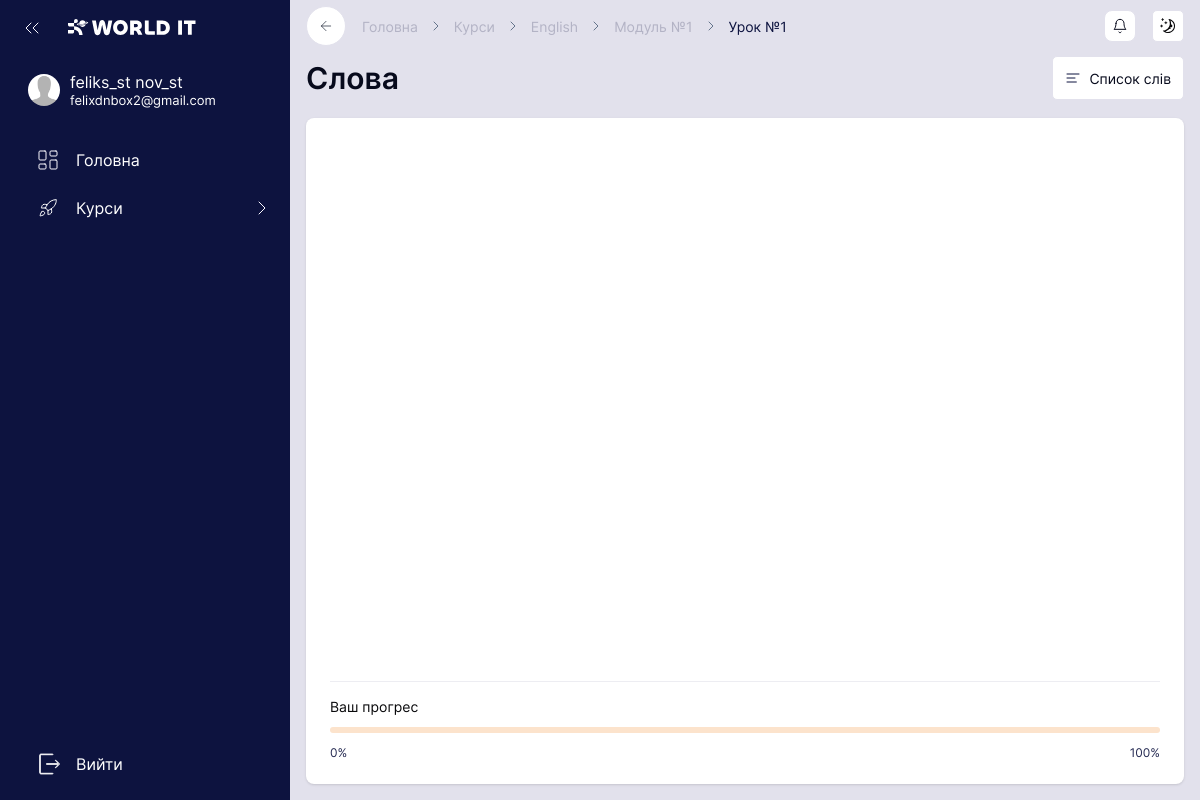
Screenshot of /courses/english/modules/1/lessons/1/tasks/86/ (signed in) with the database file from the repository.
### users/models.py (models this page shows, shortened)
class CustomUser(AbstractUser):
    gender_choices = (
        ('Чоловічий', "Чоловічий"),
        ('Жіночий', 'Жіночий'),
    )
    phone_number = models.CharField(max_length=25, unique=True, null=True, blank=True)
    birth_date = models.DateField(null=True, blank=True)
    city = models.CharField(max_length=60, default=None, null=True, blank=True)
    gender = models.CharField(max_length=10, default=None, null=True, choices=gender_choices)
    first_name_en = models.CharField(max_length=50, blank=True, null=True)
    last_name_en = models.CharField(max_length=50, blank=True, null=True)
    github_url = models.URLField(blank=True, null=True)
    messenger = models.CharField(max_length=255, blank=True, null= True)
    avatar = models.ImageField(upload_to="users/avatars", blank=True, null=True)
    visible_password = models.CharField(max_length=100, default=None, blank=True, null=True)
    @property
    def account_types(self):
        returned_types = []
        if self.is_superuser:
            returned_types.append("admin")
        type_list = ["mentor", "manager", "parent", "student"]
        for type in type_list:
            if hasattr(self, f"profile_{type}"):
                returned_types.append(type)
        return returned_types
    @property
    def full_name(self):
        if self.last_name and self.first_name:
            return f"{self.first_name} {self.last_name}"
        else:
            return self.username

### english/models/english_task.py (models this page shows, shortened)
class EnglishTask(models.Model):
    block_choices = (
        ("lesson", "Основний урок"),
        ("homework", "Домашня практика")
    )
    type_choices = (
        ("words", "Слова"),
        ("sentences", "Речення"),
        ("video", "Відео"),
        ("reading", "Читання"),
    )
    icon_choices = (
        ("history", "Історія"),
        ("text", "Текст"),
        ("test", "Тест"),
        ("theory", "Теорія"),
        ("film", "Фільм"),
        ("audio", "Аудіо"),
    )
    name = models.CharField(max_length=255)
    block = models.CharField(max_length=20, choices=block_choices)
    type = models.CharField(max_length=20, choices=type_choices)
    icon = models.CharField(max_length=20, choices=icon_choices)
    order = models.IntegerField()
    is_available = models.BooleanField(default=True)
    is_active = models.BooleanField(default=True)
    lesson = models.ForeignKey(
        "courses.Lesson",
        related_name="english_tasks",
        on_delete=models.SET_NULL,
        null=True,
    )
    def get_absolute_url(self):
        return reverse(
            "english:english_task",
            kwargs={
                "module_id": self.lesson.module_id,
                "lesson_id": self.lesson_id,
                "pk": self.pk
            }
        )
    class Meta:
        constraints = [
            models.UniqueConstraint(
                fields=["lesson", "block", "order"],
                name="unique_english_task_order_in_block"
            )
        ]

### english/views/task.py (the view, shortened to what this page needs)
@method_decorator(
    required_type(ACCESS_TYPES),
    name="dispatch"
)
class EnglishTaskView(DetailView):
    http_method_names = ["get"]
    template_name = "english/task.html"
    context_object_name = "task"
    def get_queryset(self):
        return EnglishTask.objects.filter(
            lesson__module__course_id=settings.ENGLISH_COURSE_ID,
            lesson__module_id=self.kwargs["module_id"],
            lesson_id=self.kwargs["lesson_id"],
            is_active=True
        ).select_related("lesson__module")
    def get(self, request, *args, **kwargs):
        try:
            self.object = self.get_object()
        except Http404:
            return self._redirect_to_module_or_404()
        if not self._is_staff() and not self._student_can_acess():
            messages.info(request, "Це завдання ще не відкрите.")
            return redirect(self._get_module_url())
        context = self.get_context_data(object=self.object)
        return self.render_to_response(context)
    def _student_can_acess(self) -> bool:
        student = self._get_student()
        return student is not None and EnglishTaskService(self.object).can_access(student)
    def get_context_data(self, **kwargs):
        context = super().get_context_data(**kwargs)
        has_steps = EnglishTaskService(self.object).has_steps()
        context.update(
            can_import=self._is_staff() and not has_steps,
            can_edit_words=self._is_staff(),
            content_component=self._get_content_component(has_steps=has_steps),
            header_links=self._get_header_links(),
            can_open_words_list=has_steps and self.object.type == "words",
        )
        return context
    def _get_header_links(self) -> list[tuple]:
        lesson: Lesson = self.object.lesson
        module: Module = lesson.module
        return [
            ("Курси", "all_courses"),
            ("English", "english:all_english_modules"),
            (
                f"Модуль №{module.pk}",
                reverse("english:english_module", args=[module.pk])
            ), # вместо module_pk должен быть order_number. Но его, на данный момент, нету в модели Module
            (
                f"Урок №{lesson.pk}",
                self.object.get_absolute_url()
            )
        ]
    def _get_content_component(self, has_steps: bool) -> str:
        if self._is_staff():
            component = "run" if has_steps else "import_csv"
        else:
            component = "run" if has_steps else "empty"
        return f"english/components/task/{component}.html"
    def _is_staff(self) -> bool:
        account_types = self.request.user.account_types
        for staff_type in STAFF_TYPES:
            if staff_type in account_types:
                return True
        return False
    def _get_student(self):
        return getattr(self.request.user, "profile_student", None)

### english/templates/english/task.html (shortened to what this page needs)
{% extends 'base_cabinet.html' %}
{% load static %}
{% block links %}
{{ block.super }}
    <link rel="stylesheet" href="{% static 'english/css/task.css' %}">
    <link rel="stylesheet" href="{% static 'english/css/components/message_modal.css' %}">
    <link rel="stylesheet" href="{% static 'english/css/components/task/import_csv.css' %}">
    <link rel="stylesheet" href="{% static 'english/css/components/task/upload_csv_modal.css' %}">
    <link rel="stylesheet" href="{% static 'english/css/components/task/run.css' %}">
    <link rel="stylesheet" href="{% static 'english/css/components/task/words_panel.css' %}">
    <link rel="stylesheet" href="{% static 'english/css/components/task/steps/question.css' %}">
{% endblock %}
{% block main %}
    <div class="task-page-header page-title">
        <h2>
            {% if task %}
                {{ task.get_type_display }}
            {% else %}
                Завдання
            {% endif %}
        </h2>
        {% if can_open_words_list %}
            <button type="button" class="button words-list-button" id="openWordsPanelButton">
                <img src="{% static 'english/img/action_icons/Component 16.svg' %}" alt="list">
                Список слів
            </button>
        {% endif %}
    </div>
    <div class="card-container">
        <div class="card">
            {% include content_component %}
        </div>
    </div>
{% endblock %}

### templates/base_cabinet.html (shortened to what this page needs)
{% extends 'base.html' %}
{% load static %}
{% load menu_tags %}
{% block links %}
    <link rel="stylesheet" href="{% static 'css/sidebar.css' %}">
    <link rel="stylesheet" href="{% static 'css/cabinet.css' %}">
    <link rel="stylesheet" href="{% static 'css/sidebar_mobile.css' %}">
{% endblock %}
{% block menu %}
    <aside>
        <div id="mainLinks">
            <div id="headerMenu">
                <img src="{% static 'img/sideBar/icons/back.svg' %}" alt="" id="collapseMenu">
                <div id="logoBlock">
                    <img src="{% static 'img/sideBar/logo.svg' %}" alt="">
                </div>
            </div>
            {% if user.is_authenticated %}
                <div id="userMenu">
                    {% if user.avatar %}
                        <img src="{{ user.avatar.url }}" alt="">
                    {% else %}
                        <img src="{% static 'img/sideBar/anonim.png' %}" alt="">
                    {% endif %}
                    <span>
                        <h5>{{ user.full_name }}</h5>
                        <p>{{ user.email }}</p>
                    </span>
                </div>
            {% endif %}
            <nav>
                {% get_sidebar as sidebar %}
                {% for data in sidebar %}
                    <a href="{{ data.link }}" class="menu-item {% if data.active %}selected-item{% endif %}">
                        <img src="{{ data.img }}" alt="">
                        <p>{{ data.title }}</p>
                        {% if data.sub_items %} <img class="open-menu-btn {% if data.active %}select-open-menu{% endif %}" src="{% static 'img/sideBar/icons/open.svg' %}" alt=""> {% endif %}
                    </a>
                {% endfor %}
            </nav>
        </div>
        {% if user.is_authenticated %}
            <nav id="accountLinks">
                <a href="{% url 'logout' %}" class="menu-item">
                    <img src="{% static 'img/sideBar/icons/exit.svg' %}" alt="">
                    <p>Вийти</p>
                </a>
            </nav>
        {% endif %}
    </aside>
    <main>
        <div id="headerPart">
            <a href="#" id="back">
                <img src="{% static 'cabinet/img/arrowBack.svg' %}" alt="">
            </a>
            <div id="page-path">
                <a href="#" class="dissable">Головна</a>
                {% get_header_links as header_links %}
                {% for text, link in header_links %}
                    <img src="{% static 'cabinet/img/arrowRight.svg' %}" alt="">
                    <a
                        href="
                            {% if link %}
                                {% if '/' in link %}
                                    {{ link }}
                                {% else %}
                                    {% url link %}
                                {% endif %}
                            {% endif %}
                            "
                        class="
                            {% if forloop.counter != header_links|length %}
                                dissable
                            {% endif %}">
                    {{ text }}
                    </a>
                {% endfor %}
            </div>
            <a href="#" id="notification" class="button">
                <img src="{% static 'img/bell.svg' %}" alt="">
            </a>
            <p id="changeTheme" class="button">
                <img src="{% static 'img/moon.svg' %}" alt="">
            </p>
        </div>
        {% block main %}
        {% endblock %}
    </main>
{% endblock %}

### rows the page displays
CustomUser: full_name "feliks_st nov_st", email "felixdnbox2@gmail.com"
EnglishTask: type "Слова"

### other values shown
{{ data.title }} "Головна" "Курси"
{{ text }} "Курси" "English" "Модуль №1" "Урок №1"
